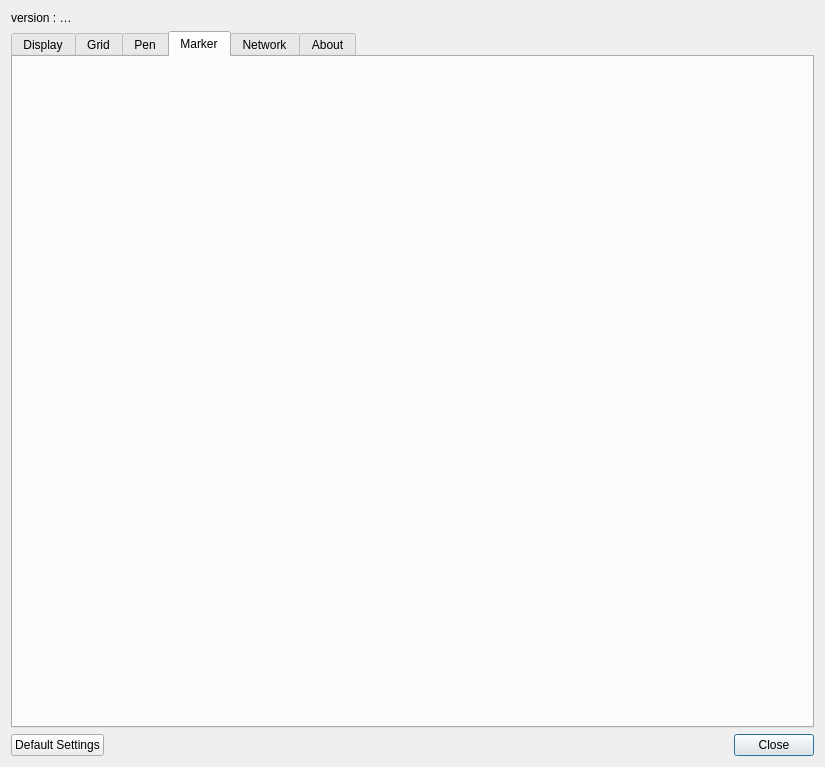
<?xml version="1.0" encoding="UTF-8"?>
<ui version="4.0">
 <class>preferencesDialog</class>
 <widget class="QDialog" name="preferencesDialog">
  <property name="geometry">
   <rect>
    <x>0</x>
    <y>0</y>
    <width>825</width>
    <height>767</height>
   </rect>
  </property>
  <property name="windowTitle">
   <string>Preferences</string>
  </property>
  <layout class="QGridLayout" name="gridLayout">
   <item row="4" column="0">
    <widget class="QFrame" name="frame">
     <property name="frameShape">
      <enum>QFrame::NoFrame</enum>
     </property>
     <property name="frameShadow">
      <enum>QFrame::Raised</enum>
     </property>
     <layout class="QHBoxLayout" name="horizontalLayout_2">
      <property name="leftMargin">
       <number>0</number>
      </property>
      <property name="topMargin">
       <number>0</number>
      </property>
      <property name="rightMargin">
       <number>0</number>
      </property>
      <property name="bottomMargin">
       <number>0</number>
      </property>
      <item>
       <widget class="QPushButton" name="defaultSettingsButton">
        <property name="text">
         <string>Default Settings</string>
        </property>
       </widget>
      </item>
      <item>
       <spacer name="bottomHSpacer">
        <property name="orientation">
         <enum>Qt::Horizontal</enum>
        </property>
        <property name="sizeHint" stdset="0">
         <size>
          <width>40</width>
          <height>20</height>
         </size>
        </property>
       </spacer>
      </item>
      <item>
       <layout class="QHBoxLayout" name="horizontalLayout">
        <item>
         <widget class="QPushButton" name="closeButton">
          <property name="text">
           <string>Close</string>
          </property>
          <property name="default">
           <bool>true</bool>
          </property>
         </widget>
        </item>
       </layout>
      </item>
     </layout>
    </widget>
   </item>
   <item row="0" column="0">
    <widget class="QLabel" name="versionLabel">
     <property name="text">
      <string>version : …</string>
     </property>
    </widget>
   </item>
   <item row="1" column="0">
    <widget class="QTabWidget" name="mainTabWidget">
     <property name="currentIndex">
      <number>3</number>
     </property>
     <widget class="QWidget" name="displayTab">
      <attribute name="title">
       <string>Display</string>
      </attribute>
      <layout class="QGridLayout" name="gridLayout_3">
       <item row="2" column="0">
        <widget class="QGroupBox" name="multiDisplayGroupBox">
         <property name="title">
          <string>Multi display</string>
         </property>
         <layout class="QGridLayout" name="gridLayout_2">
          <item row="1" column="3">
           <spacer name="mirroringRSpacer">
            <property name="orientation">
             <enum>Qt::Horizontal</enum>
            </property>
            <property name="sizeHint" stdset="0">
             <size>
              <width>40</width>
              <height>20</height>
             </size>
            </property>
           </spacer>
          </item>
          <item row="1" column="0">
           <spacer name="mirroringLSpacer">
            <property name="orientation">
             <enum>Qt::Horizontal</enum>
            </property>
            <property name="sizeType">
             <enum>QSizePolicy::Preferred</enum>
            </property>
            <property name="sizeHint" stdset="0">
             <size>
              <width>40</width>
              <height>20</height>
             </size>
            </property>
           </spacer>
          </item>
          <item row="2" column="2">
           <widget class="QCheckBox" name="swapControlAndDisplayScreensCheckBox">
            <property name="text">
             <string>Swap control display and view display</string>
            </property>
           </widget>
          </item>
          <item row="1" column="2">
           <widget class="QCheckBox" name="displayBrowserPageCheckBox">
            <property name="text">
             <string>Show internal web page content on secondary screen or projector</string>
            </property>
           </widget>
          </item>
          <item row="2" column="3">
           <widget class="QCheckBox" name="swapDisplayScreensCheckBox">
            <property name="text">
             <string>Swap first and second view displays</string>
            </property>
           </widget>
          </item>
         </layout>
        </widget>
       </item>
       <item row="14" column="0">
        <spacer name="modeSpacer">
         <property name="orientation">
          <enum>Qt::Vertical</enum>
         </property>
         <property name="sizeHint" stdset="0">
          <size>
           <width>20</width>
           <height>40</height>
          </size>
         </property>
        </spacer>
       </item>
       <item row="15" column="0">
        <widget class="QGroupBox" name="modeGroupBox">
         <property name="sizePolicy">
          <sizepolicy hsizetype="MinimumExpanding" vsizetype="Expanding">
           <horstretch>0</horstretch>
           <verstretch>0</verstretch>
          </sizepolicy>
         </property>
         <property name="title">
          <string>Mode</string>
         </property>
         <layout class="QGridLayout" name="gridLayout_15">
          <item row="0" column="0">
           <spacer name="horizontalSpacer_5">
            <property name="orientation">
             <enum>Qt::Horizontal</enum>
            </property>
            <property name="sizeType">
             <enum>QSizePolicy::Preferred</enum>
            </property>
            <property name="sizeHint" stdset="0">
             <size>
              <width>40</width>
              <height>20</height>
             </size>
            </property>
           </spacer>
          </item>
          <item row="0" column="1" rowspan="2">
           <layout class="QGridLayout" name="gridLayout_16">
            <item row="0" column="0">
             <widget class="QLabel" name="modeLabel">
              <property name="text">
               <string>Mode to start in:</string>
              </property>
             </widget>
            </item>
            <item row="0" column="1">
             <widget class="QComboBox" name="startModeComboBox">
              <item>
               <property name="text">
                <string>Board</string>
               </property>
              </item>
              <item>
               <property name="text">
                <string>Desktop</string>
               </property>
              </item>
             </widget>
            </item>
            <item row="0" column="2">
             <spacer name="horizontalSpacer_6">
              <property name="orientation">
               <enum>Qt::Horizontal</enum>
              </property>
              <property name="sizeHint" stdset="0">
               <size>
                <width>40</width>
                <height>20</height>
               </size>
              </property>
             </spacer>
            </item>
           </layout>
          </item>
         </layout>
        </widget>
       </item>
       <item row="4" column="0" rowspan="2">
        <widget class="QGroupBox" name="stylusPaletteGroupBox">
         <property name="minimumSize">
          <size>
           <width>0</width>
           <height>0</height>
          </size>
         </property>
         <property name="title">
          <string>Stylus Palette</string>
         </property>
         <layout class="QGridLayout" name="gridLayout_14">
          <property name="leftMargin">
           <number>12</number>
          </property>
          <item row="0" column="0">
           <spacer name="horizontalSpacer_4">
            <property name="orientation">
             <enum>Qt::Horizontal</enum>
            </property>
            <property name="sizeType">
             <enum>QSizePolicy::Preferred</enum>
            </property>
            <property name="sizeHint" stdset="0">
             <size>
              <width>40</width>
              <height>20</height>
             </size>
            </property>
           </spacer>
          </item>
          <item row="0" column="2">
           <spacer name="horizontalSpacer_3">
            <property name="orientation">
             <enum>Qt::Horizontal</enum>
            </property>
            <property name="sizeType">
             <enum>QSizePolicy::Preferred</enum>
            </property>
            <property name="sizeHint" stdset="0">
             <size>
              <width>40</width>
              <height>20</height>
             </size>
            </property>
           </spacer>
          </item>
          <item row="0" column="1">
           <layout class="QGridLayout" name="gridLayout_5">
            <property name="sizeConstraint">
             <enum>QLayout::SetDefaultConstraint</enum>
            </property>
            <item row="0" column="0">
             <widget class="QRadioButton" name="horizontalChoice">
              <property name="sizePolicy">
               <sizepolicy hsizetype="Minimum" vsizetype="Fixed">
                <horstretch>1</horstretch>
                <verstretch>0</verstretch>
               </sizepolicy>
              </property>
              <property name="minimumSize">
               <size>
                <width>0</width>
                <height>0</height>
               </size>
              </property>
              <property name="text">
               <string>Horizontal</string>
              </property>
              <property name="checked">
               <bool>false</bool>
              </property>
             </widget>
            </item>
            <item row="1" column="0">
             <widget class="QRadioButton" name="verticalChoice">
              <property name="text">
               <string>Vertical</string>
              </property>
              <property name="checked">
               <bool>true</bool>
              </property>
             </widget>
            </item>
            <item row="2" column="0">
             <spacer name="verticalSpacer_5">
              <property name="orientation">
               <enum>Qt::Vertical</enum>
              </property>
              <property name="sizeHint" stdset="0">
               <size>
                <width>20</width>
                <height>40</height>
               </size>
              </property>
             </spacer>
            </item>
           </layout>
          </item>
         </layout>
        </widget>
       </item>
       <item row="13" column="0">
        <widget class="QGroupBox" name="keyboardGroupBox">
         <property name="sizePolicy">
          <sizepolicy hsizetype="MinimumExpanding" vsizetype="Expanding">
           <horstretch>0</horstretch>
           <verstretch>0</verstretch>
          </sizepolicy>
         </property>
         <property name="title">
          <string>Virtual Keyboard</string>
         </property>
         <layout class="QGridLayout" name="gridLayout_13">
          <item row="0" column="1" colspan="2">
           <layout class="QGridLayout" name="oskGridLayout">
            <item row="3" column="1">
             <widget class="QComboBox" name="keyboardPaletteKeyButtonSize"/>
            </item>
            <item row="3" column="0">
             <widget class="QLabel" name="keyboardPaletteKeyButtonSize_Label">
              <property name="text">
               <string>Built-in virtual keyboard button size:</string>
              </property>
             </widget>
            </item>
            <item row="2" column="0">
             <widget class="QCheckBox" name="useSystemOSKCheckBox">
              <property name="text">
               <string>Use system keyboard (recommended)</string>
              </property>
             </widget>
            </item>
           </layout>
          </item>
          <item row="0" column="0">
           <spacer name="horizontalSpacer">
            <property name="orientation">
             <enum>Qt::Horizontal</enum>
            </property>
            <property name="sizeType">
             <enum>QSizePolicy::Preferred</enum>
            </property>
            <property name="sizeHint" stdset="0">
             <size>
              <width>40</width>
              <height>20</height>
             </size>
            </property>
           </spacer>
          </item>
          <item row="0" column="3">
           <spacer name="horizontalSpacer_2">
            <property name="orientation">
             <enum>Qt::Horizontal</enum>
            </property>
            <property name="sizeHint" stdset="0">
             <size>
              <width>40</width>
              <height>20</height>
             </size>
            </property>
           </spacer>
          </item>
         </layout>
        </widget>
       </item>
       <item row="7" column="0">
        <spacer name="verticalSpacer_3">
         <property name="orientation">
          <enum>Qt::Vertical</enum>
         </property>
         <property name="sizeHint" stdset="0">
          <size>
           <width>20</width>
           <height>40</height>
          </size>
         </property>
        </spacer>
       </item>
       <item row="8" column="0">
        <widget class="QGroupBox" name="toolbarGroupBox">
         <property name="sizePolicy">
          <sizepolicy hsizetype="MinimumExpanding" vsizetype="Expanding">
           <horstretch>0</horstretch>
           <verstretch>0</verstretch>
          </sizepolicy>
         </property>
         <property name="title">
          <string>Toolbar</string>
         </property>
         <layout class="QGridLayout" name="gridLayout_9">
          <item row="0" column="1">
           <layout class="QGridLayout" name="gridLayout_10">
            <item row="0" column="0">
             <widget class="QRadioButton" name="toolbarAtTopRadioButton">
              <property name="text">
               <string>Positioned at the Top (recommended for tablets)</string>
              </property>
             </widget>
            </item>
            <item row="1" column="0">
             <widget class="QRadioButton" name="toolbarAtBottomRadioButton">
              <property name="text">
               <string>Positioned at the Bottom (recommended for white boards)</string>
              </property>
             </widget>
            </item>
            <item row="2" column="0">
             <spacer name="verticalSpacer">
              <property name="orientation">
               <enum>Qt::Vertical</enum>
              </property>
              <property name="sizeType">
               <enum>QSizePolicy::Fixed</enum>
              </property>
              <property name="sizeHint" stdset="0">
               <size>
                <width>20</width>
                <height>20</height>
               </size>
              </property>
             </spacer>
            </item>
           </layout>
          </item>
          <item row="0" column="0">
           <spacer name="toolbarLSpacer">
            <property name="orientation">
             <enum>Qt::Horizontal</enum>
            </property>
            <property name="sizeType">
             <enum>QSizePolicy::Preferred</enum>
            </property>
            <property name="sizeHint" stdset="0">
             <size>
              <width>40</width>
              <height>20</height>
             </size>
            </property>
           </spacer>
          </item>
          <item row="0" column="2">
           <spacer name="toolbarRSpacer">
            <property name="orientation">
             <enum>Qt::Horizontal</enum>
            </property>
            <property name="sizeType">
             <enum>QSizePolicy::Expanding</enum>
            </property>
            <property name="sizeHint" stdset="0">
             <size>
              <width>40</width>
              <height>20</height>
             </size>
            </property>
           </spacer>
          </item>
          <item row="1" column="1">
           <widget class="QCheckBox" name="toolbarDisplayTextCheckBox">
            <property name="text">
             <string>Display Text Under Button</string>
            </property>
           </widget>
          </item>
         </layout>
        </widget>
       </item>
       <item row="17" column="0">
        <spacer name="verticalSpacer_7">
         <property name="orientation">
          <enum>Qt::Vertical</enum>
         </property>
         <property name="sizeHint" stdset="0">
          <size>
           <width>20</width>
           <height>40</height>
          </size>
         </property>
        </spacer>
       </item>
       <item row="9" column="0">
        <spacer name="keyboardSpacer">
         <property name="orientation">
          <enum>Qt::Vertical</enum>
         </property>
         <property name="sizeType">
          <enum>QSizePolicy::Expanding</enum>
         </property>
         <property name="sizeHint" stdset="0">
          <size>
           <width>20</width>
           <height>40</height>
          </size>
         </property>
        </spacer>
       </item>
       <item row="3" column="0">
        <spacer name="toolbarSpacer">
         <property name="orientation">
          <enum>Qt::Vertical</enum>
         </property>
         <property name="sizeHint" stdset="0">
          <size>
           <width>20</width>
           <height>40</height>
          </size>
         </property>
        </spacer>
       </item>
       <item row="16" column="0">
        <widget class="QGroupBox" name="documentsGroupBox">
         <property name="sizePolicy">
          <sizepolicy hsizetype="MinimumExpanding" vsizetype="Expanding">
           <horstretch>0</horstretch>
           <verstretch>0</verstretch>
          </sizepolicy>
         </property>
         <property name="title">
          <string>Documents Mode</string>
         </property>
         <layout class="QGridLayout" name="gridLayout_19">
          <item row="0" column="1">
           <layout class="QGridLayout" name="gridLayout_18">
            <item row="0" column="1">
             <widget class="QCheckBox" name="showDateColumnOnAlphabeticalSort">
              <property name="sizePolicy">
               <sizepolicy hsizetype="Expanding" vsizetype="Preferred">
                <horstretch>0</horstretch>
                <verstretch>0</verstretch>
               </sizepolicy>
              </property>
              <property name="text">
               <string>Display date column on alphabetical sort</string>
              </property>
             </widget>
            </item>
            <item row="3" column="1">
             <widget class="QCheckBox" name="emptyTrashForOlderDocuments">
              <property name="text">
               <string>Empty trash for documents older than</string>
              </property>
             </widget>
            </item>
            <item row="3" column="2">
             <widget class="QSpinBox" name="emptyTrashDaysValue"/>
            </item>
            <item row="3" column="3">
             <widget class="QLabel" name="emptyTrashDaysLabel">
              <property name="text">
               <string>days</string>
              </property>
             </widget>
            </item>
           </layout>
          </item>
          <item row="0" column="0" rowspan="2">
           <spacer name="horizontalSpacer_9">
            <property name="orientation">
             <enum>Qt::Horizontal</enum>
            </property>
            <property name="sizeType">
             <enum>QSizePolicy::Fixed</enum>
            </property>
            <property name="sizeHint" stdset="0">
             <size>
              <width>40</width>
              <height>20</height>
             </size>
            </property>
           </spacer>
          </item>
          <item row="0" column="2">
           <spacer name="horizontalSpacer_10">
            <property name="orientation">
             <enum>Qt::Horizontal</enum>
            </property>
            <property name="sizeHint" stdset="0">
             <size>
              <width>40</width>
              <height>20</height>
             </size>
            </property>
           </spacer>
          </item>
         </layout>
        </widget>
       </item>
      </layout>
     </widget>
     <widget class="QWidget" name="gridTab">
      <attribute name="title">
       <string>Grid</string>
      </attribute>
      <layout class="QGridLayout" name="gridLayout_17">
       <item row="0" column="0">
        <widget class="QFrame" name="gridFrame">
         <property name="enabled">
          <bool>true</bool>
         </property>
         <property name="frameShape">
          <enum>QFrame::NoFrame</enum>
         </property>
         <property name="frameShadow">
          <enum>QFrame::Raised</enum>
         </property>
         <layout class="QGridLayout" name="gridLayout_11">
          <item row="2" column="0">
           <widget class="QFrame" name="crossColorLightBackgroundFrame">
            <property name="frameShape">
             <enum>QFrame::NoFrame</enum>
            </property>
            <property name="frameShadow">
             <enum>QFrame::Raised</enum>
            </property>
            <layout class="QHBoxLayout" name="crossColorLightBackgroundLayout">
             <item>
              <widget class="QLabel" name="crossColorLightBackgroundLabel">
               <property name="text">
                <string>On Light Background</string>
               </property>
              </widget>
             </item>
             <item>
              <spacer name="horizontalSpacer_7">
               <property name="orientation">
                <enum>Qt::Horizontal</enum>
               </property>
               <property name="sizeHint" stdset="0">
                <size>
                 <width>40</width>
                 <height>20</height>
                </size>
               </property>
              </spacer>
             </item>
             <item>
              <widget class="WBColorPicker" name="crossColorLightBackgroundColorPicker">
               <property name="minimumSize">
                <size>
                 <width>32</width>
                 <height>32</height>
                </size>
               </property>
               <property name="frameShape">
                <enum>QFrame::StyledPanel</enum>
               </property>
               <property name="frameShadow">
                <enum>QFrame::Raised</enum>
               </property>
              </widget>
             </item>
            </layout>
           </widget>
          </item>
          <item row="5" column="0">
           <widget class="QFrame" name="darkBackgroundOpacityFrame">
            <property name="frameShape">
             <enum>QFrame::NoFrame</enum>
            </property>
            <property name="frameShadow">
             <enum>QFrame::Raised</enum>
            </property>
            <layout class="QHBoxLayout" name="horizontalLayout_8">
             <item>
              <spacer name="wSpacer_2">
               <property name="orientation">
                <enum>Qt::Horizontal</enum>
               </property>
               <property name="sizeHint" stdset="0">
                <size>
                 <width>154</width>
                 <height>20</height>
                </size>
               </property>
              </spacer>
             </item>
             <item>
              <widget class="QLabel" name="darkBackgroundOpacityLabel">
               <property name="text">
                <string>Opacity</string>
               </property>
              </widget>
             </item>
             <item>
              <widget class="QSlider" name="darkBackgroundOpacitySlider">
               <property name="minimum">
                <number>20</number>
               </property>
               <property name="maximum">
                <number>100</number>
               </property>
               <property name="value">
                <number>50</number>
               </property>
               <property name="orientation">
                <enum>Qt::Horizontal</enum>
               </property>
               <property name="tickPosition">
                <enum>QSlider::TicksAbove</enum>
               </property>
               <property name="tickInterval">
                <number>20</number>
               </property>
              </widget>
             </item>
             <item>
              <spacer name="eSpacer_2">
               <property name="orientation">
                <enum>Qt::Horizontal</enum>
               </property>
               <property name="sizeHint" stdset="0">
                <size>
                 <width>156</width>
                 <height>20</height>
                </size>
               </property>
              </spacer>
             </item>
            </layout>
           </widget>
          </item>
          <item row="4" column="0">
           <widget class="QFrame" name="crossColorDarkBackgroundFrame">
            <property name="frameShape">
             <enum>QFrame::NoFrame</enum>
            </property>
            <property name="frameShadow">
             <enum>QFrame::Raised</enum>
            </property>
            <layout class="QHBoxLayout" name="crossColorDarkBackgroundLayout">
             <item>
              <widget class="QLabel" name="crossColorDarkBackgroundLabel">
               <property name="text">
                <string>On Dark Background</string>
               </property>
              </widget>
             </item>
             <item>
              <spacer name="horizontalSpacer_8">
               <property name="orientation">
                <enum>Qt::Horizontal</enum>
               </property>
               <property name="sizeHint" stdset="0">
                <size>
                 <width>40</width>
                 <height>20</height>
                </size>
               </property>
              </spacer>
             </item>
             <item>
              <widget class="WBColorPicker" name="crossColorDarkBackgroundColorPicker">
               <property name="minimumSize">
                <size>
                 <width>32</width>
                 <height>32</height>
                </size>
               </property>
               <property name="frameShape">
                <enum>QFrame::StyledPanel</enum>
               </property>
               <property name="frameShadow">
                <enum>QFrame::Raised</enum>
               </property>
              </widget>
             </item>
            </layout>
           </widget>
          </item>
          <item row="3" column="0">
           <widget class="QFrame" name="lightBackgroundOpacityFrame">
            <property name="frameShape">
             <enum>QFrame::NoFrame</enum>
            </property>
            <property name="frameShadow">
             <enum>QFrame::Raised</enum>
            </property>
            <layout class="QHBoxLayout" name="horizontalLayout_10">
             <item>
              <spacer name="wSpacer_3">
               <property name="orientation">
                <enum>Qt::Horizontal</enum>
               </property>
               <property name="sizeHint" stdset="0">
                <size>
                 <width>154</width>
                 <height>20</height>
                </size>
               </property>
              </spacer>
             </item>
             <item>
              <widget class="QLabel" name="lightBackgroundOpacityLabel">
               <property name="text">
                <string>Opacity</string>
               </property>
              </widget>
             </item>
             <item>
              <widget class="QSlider" name="lightBackgroundOpacitySlider">
               <property name="minimum">
                <number>20</number>
               </property>
               <property name="maximum">
                <number>100</number>
               </property>
               <property name="value">
                <number>50</number>
               </property>
               <property name="orientation">
                <enum>Qt::Horizontal</enum>
               </property>
               <property name="tickPosition">
                <enum>QSlider::TicksAbove</enum>
               </property>
               <property name="tickInterval">
                <number>20</number>
               </property>
              </widget>
             </item>
             <item>
              <spacer name="eSpacer_3">
               <property name="orientation">
                <enum>Qt::Horizontal</enum>
               </property>
               <property name="sizeHint" stdset="0">
                <size>
                 <width>156</width>
                 <height>20</height>
                </size>
               </property>
              </spacer>
             </item>
            </layout>
           </widget>
          </item>
         </layout>
        </widget>
       </item>
       <item row="1" column="0">
        <spacer name="verticalSpacer_4">
         <property name="orientation">
          <enum>Qt::Vertical</enum>
         </property>
         <property name="sizeHint" stdset="0">
          <size>
           <width>20</width>
           <height>342</height>
          </size>
         </property>
        </spacer>
       </item>
      </layout>
     </widget>
     <widget class="QWidget" name="penTab">
      <attribute name="title">
       <string>Pen</string>
      </attribute>
      <layout class="QGridLayout" name="gridLayout_4">
       <item row="0" column="0" colspan="2">
        <widget class="QFrame" name="penFrame">
         <property name="frameShape">
          <enum>QFrame::NoFrame</enum>
         </property>
         <property name="frameShadow">
          <enum>QFrame::Raised</enum>
         </property>
        </widget>
       </item>
      </layout>
     </widget>
     <widget class="QWidget" name="markerTab">
      <attribute name="title">
       <string>Marker</string>
      </attribute>
      <layout class="QVBoxLayout" name="verticalLayout">
       <item>
        <widget class="QFrame" name="markerFrame">
         <property name="frameShape">
          <enum>QFrame::NoFrame</enum>
         </property>
         <property name="frameShadow">
          <enum>QFrame::Raised</enum>
         </property>
        </widget>
       </item>
      </layout>
     </widget>
     <widget class="QWidget" name="networkTab">
      <attribute name="title">
       <string>Network</string>
      </attribute>
      <layout class="QGridLayout" name="gridLayout_6">
       <item row="0" column="0">
        <widget class="QGroupBox" name="internetGroupBox">
         <property name="sizePolicy">
          <sizepolicy hsizetype="MinimumExpanding" vsizetype="Fixed">
           <horstretch>0</horstretch>
           <verstretch>0</verstretch>
          </sizepolicy>
         </property>
         <property name="title">
          <string>Internet</string>
         </property>
         <layout class="QGridLayout" name="gridLayout_7">
          <item row="0" column="1">
           <layout class="QGridLayout" name="gridLayout_8">
            <item row="0" column="0">
             <widget class="QCheckBox" name="useExternalBrowserCheckBox">
              <property name="text">
               <string>Show Page with External Browser</string>
              </property>
             </widget>
            </item>
           </layout>
          </item>
          <item row="3" column="1">
           <layout class="QGridLayout" name="gridLayout_12">
            <item row="0" column="1">
             <widget class="QLineEdit" name="webHomePage">
              <property name="sizePolicy">
               <sizepolicy hsizetype="Expanding" vsizetype="Fixed">
                <horstretch>0</horstretch>
                <verstretch>0</verstretch>
               </sizepolicy>
              </property>
             </widget>
            </item>
            <item row="0" column="0">
             <widget class="QLabel" name="labelHomePage">
              <property name="text">
               <string>Home Page:</string>
              </property>
             </widget>
            </item>
            <item row="1" column="0">
             <widget class="QLabel" name="label">
              <property name="text">
               <string>Proxy User:</string>
              </property>
             </widget>
            </item>
            <item row="1" column="1">
             <widget class="QWidget" name="widget" native="true">
              <layout class="QHBoxLayout" name="horizontalLayout_5">
               <property name="spacing">
                <number>5</number>
               </property>
               <property name="leftMargin">
                <number>0</number>
               </property>
               <property name="topMargin">
                <number>0</number>
               </property>
               <property name="rightMargin">
                <number>0</number>
               </property>
               <property name="bottomMargin">
                <number>0</number>
               </property>
               <item>
                <widget class="QLineEdit" name="proxyUsername"/>
               </item>
               <item>
                <widget class="QLabel" name="label_3">
                 <property name="text">
                  <string>Pass:</string>
                 </property>
                </widget>
               </item>
               <item>
                <widget class="QLineEdit" name="proxyPassword">
                 <property name="echoMode">
                  <enum>QLineEdit::Password</enum>
                 </property>
                </widget>
               </item>
              </layout>
             </widget>
            </item>
           </layout>
          </item>
          <item row="0" column="0">
           <spacer name="internetLSpacer">
            <property name="orientation">
             <enum>Qt::Horizontal</enum>
            </property>
            <property name="sizeType">
             <enum>QSizePolicy::Preferred</enum>
            </property>
            <property name="sizeHint" stdset="0">
             <size>
              <width>40</width>
              <height>20</height>
             </size>
            </property>
           </spacer>
          </item>
         </layout>
        </widget>
       </item>
       <item row="2" column="0">
        <spacer name="verticalSpacer_2">
         <property name="orientation">
          <enum>Qt::Vertical</enum>
         </property>
         <property name="sizeHint" stdset="0">
          <size>
           <width>20</width>
           <height>40</height>
          </size>
         </property>
        </spacer>
       </item>
      </layout>
     </widget>
     <widget class="QWidget" name="aboutTab">
      <property name="enabled">
       <bool>true</bool>
      </property>
      <attribute name="title">
       <string>About</string>
      </attribute>
      <layout class="QVBoxLayout" name="verticalLayout_2">
       <item>
        <widget class="QTextBrowser" name="copyrightTextBrowser">
         <property name="html">
          <string notr="true">&lt;!DOCTYPE HTML PUBLIC &quot;-//W3C//DTD HTML 4.0//EN&quot; &quot;http://www.w3.org/TR/REC-html40/strict.dtd&quot;&gt;
&lt;html&gt;&lt;head&gt;&lt;meta name=&quot;qrichtext&quot; content=&quot;1&quot; /&gt;&lt;style type=&quot;text/css&quot;&gt;
p, li { white-space: pre-wrap; }
&lt;/style&gt;&lt;/head&gt;&lt;body style=&quot; font-family:'SimSun'; font-size:9pt; font-weight:400; font-style:normal;&quot;&gt;
&lt;table border=&quot;0&quot; style=&quot;-qt-table-type: root; margin-top:4px; margin-bottom:4px; margin-left:4px; margin-right:4px;&quot;&gt;
&lt;tr&gt;
&lt;td style=&quot;border: none;&quot;&gt;
&lt;p style=&quot; margin-top:0px; margin-bottom:0px; margin-left:0px; margin-right:0px; -qt-block-indent:0; text-indent:0px;&quot;&gt;&lt;span style=&quot; font-family:'Cantarell'; font-size:10pt;&quot;&gt;WBoard 1.0.0&lt;/span&gt;&lt;/p&gt;
&lt;p style=&quot;-qt-paragraph-type:empty; margin-top:0px; margin-bottom:0px; margin-left:0px; margin-right:0px; -qt-block-indent:0; text-indent:0px; font-family:'Cantarell'; font-size:10pt;&quot;&gt;&lt;br /&gt;&lt;/p&gt;
&lt;p style=&quot; margin-top:0px; margin-bottom:0px; margin-left:0px; margin-right:0px; -qt-block-indent:0; text-indent:0px;&quot;&gt;&lt;span style=&quot; font-family:'Cantarell'; font-size:10pt;&quot;&gt;WBoard is copyright © 2020. All rights reserved.&lt;/span&gt;&lt;/p&gt;
&lt;p style=&quot;-qt-paragraph-type:empty; margin-top:0px; margin-bottom:0px; margin-left:0px; margin-right:0px; -qt-block-indent:0; text-indent:0px; font-family:'Cantarell'; font-size:10pt;&quot;&gt;&lt;br /&gt;&lt;/p&gt;
&lt;p style=&quot;-qt-paragraph-type:empty; margin-top:0px; margin-bottom:0px; margin-left:0px; margin-right:0px; -qt-block-indent:0; text-indent:0px;&quot;&gt;&lt;br /&gt;&lt;/p&gt;
&lt;p style=&quot; margin-top:0px; margin-bottom:0px; margin-left:0px; margin-right:0px; -qt-block-indent:0; text-indent:0px;&quot;&gt;&lt;span style=&quot; font-family:'Cantarell'; font-size:10pt;&quot;&gt;emails: 574226409@qq.com&lt;/span&gt;&lt;/p&gt;&lt;/td&gt;&lt;/tr&gt;&lt;/table&gt;&lt;/body&gt;&lt;/html&gt;</string>
         </property>
         <property name="openExternalLinks">
          <bool>true</bool>
         </property>
        </widget>
       </item>
       <item>
        <widget class="QGroupBox" name="softwareUpdateGroupBox">
         <property name="minimumSize">
          <size>
           <width>0</width>
           <height>70</height>
          </size>
         </property>
         <property name="maximumSize">
          <size>
           <width>16777215</width>
           <height>70</height>
          </size>
         </property>
         <property name="title">
          <string>Software Update</string>
         </property>
         <widget class="QCheckBox" name="checkSoftwareUpdateAtLaunchCheckBox">
          <property name="enabled">
           <bool>true</bool>
          </property>
          <property name="geometry">
           <rect>
            <x>10</x>
            <y>30</y>
            <width>551</width>
            <height>21</height>
           </rect>
          </property>
          <property name="text">
           <string>Check software update at launch</string>
          </property>
          <property name="checked">
           <bool>true</bool>
          </property>
         </widget>
        </widget>
       </item>
       <item>
        <widget class="QGroupBox" name="sankoreImporterGroupBox">
         <property name="minimumSize">
          <size>
           <width>0</width>
           <height>70</height>
          </size>
         </property>
         <property name="maximumSize">
          <size>
           <width>16777215</width>
           <height>70</height>
          </size>
         </property>
         <property name="title">
          <string>Open-Sankoré Importer</string>
         </property>
         <widget class="QCheckBox" name="checkOpenSankoreAtStartup">
          <property name="enabled">
           <bool>true</bool>
          </property>
          <property name="geometry">
           <rect>
            <x>10</x>
            <y>30</y>
            <width>551</width>
            <height>21</height>
           </rect>
          </property>
          <property name="text">
           <string>Check if Open-Sankoré data could be imported at launch</string>
          </property>
          <property name="checked">
           <bool>true</bool>
          </property>
         </widget>
        </widget>
       </item>
      </layout>
     </widget>
    </widget>
   </item>
  </layout>
 </widget>
 <customwidgets>
  <customwidget>
   <class>WBColorPicker</class>
   <extends>QFrame</extends>
   <header>gui/WBColorPicker.h</header>
   <container>1</container>
  </customwidget>
 </customwidgets>
 <tabstops>
  <tabstop>useExternalBrowserCheckBox</tabstop>
  <tabstop>displayBrowserPageCheckBox</tabstop>
  <tabstop>toolbarAtTopRadioButton</tabstop>
  <tabstop>toolbarAtBottomRadioButton</tabstop>
  <tabstop>defaultSettingsButton</tabstop>
  <tabstop>closeButton</tabstop>
 </tabstops>
 <resources/>
 <connections/>
</ui>
